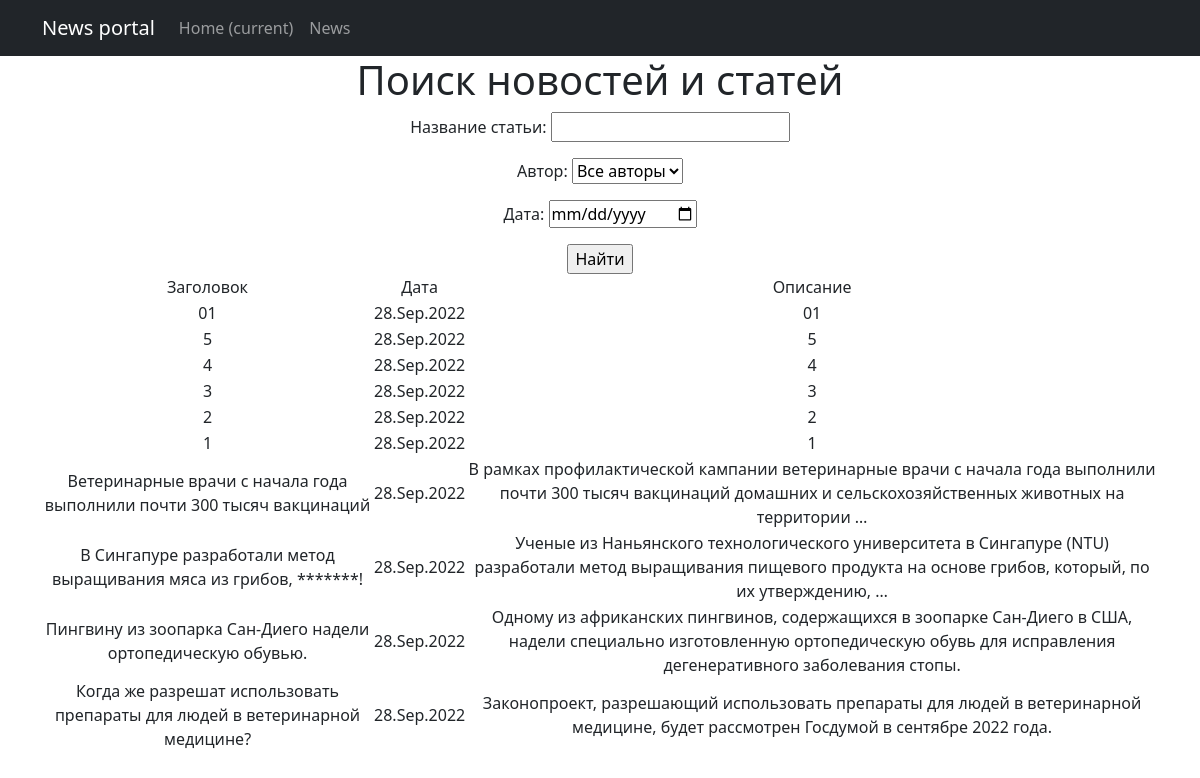
Page /news/search/ on the earlier database version.
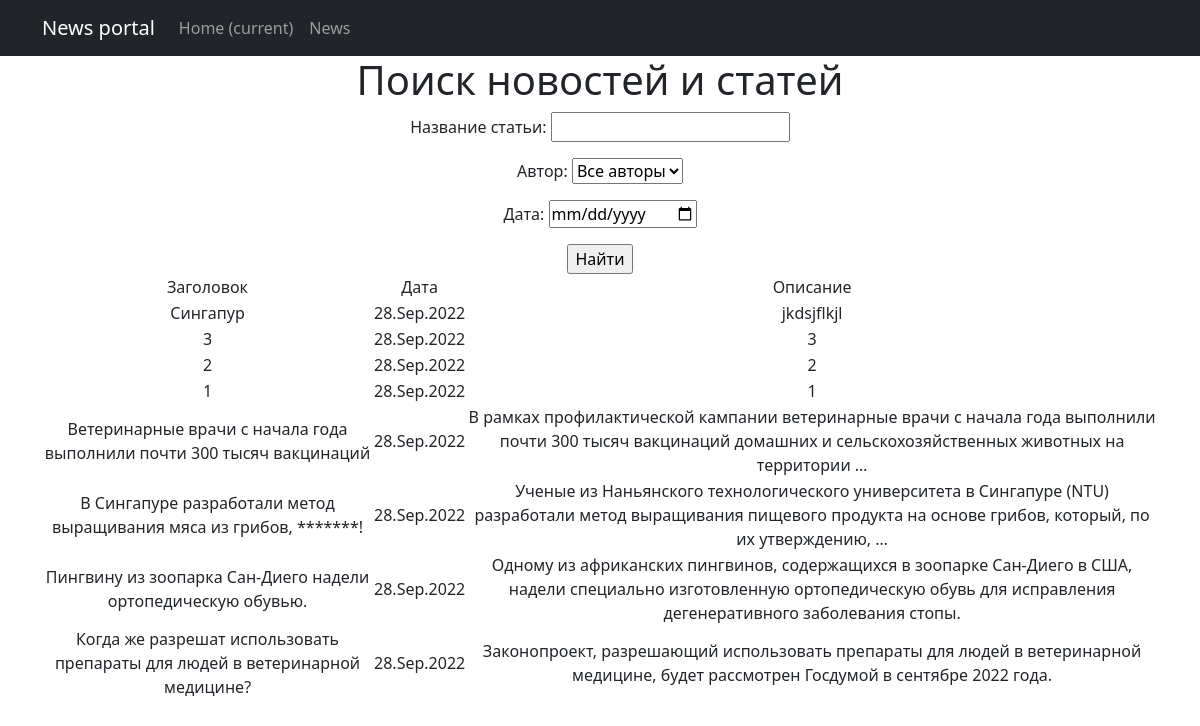
Same page on the later database version.
### news/models.py (models this page shows, shortened)
class Post(models.Model):
    news = 'NW'
    article = 'AR'
    CHOICES = [('article', 'Статья'), ('news', 'Новость')]
    author = models.ForeignKey(Author, on_delete=models.CASCADE)
    category = models.ManyToManyField(Category, through='PostCategory')
    post_type = models.CharField(max_length=20, choices=CHOICES)
    post_date = models.DateTimeField(auto_now_add=True)
    post_title = models.CharField(max_length=255)
    post_text = models.TextField()
    post_rating = models.IntegerField(default=0)

### news/views.py (the view)
# urls.py: path('search/', NewsFilter.as_view(), name='search'),
class NewsFilter(ListView):
    model = Post
    template_name = 'search.html'
    context_object_name = 'news'
    ordering = '-post_date'
    def get_queryset(self):
        queryset = super().get_queryset()
        self.filterset = PostFilter(self.request.GET, queryset)
        return self.filterset.qs
    def get_context_data(self, **kwargs):
        context = super().get_context_data(**kwargs)
        context['filterset'] = self.filterset
        return context

### news/models.py (called while the page is built)
    def __str__(self):
        return f'{self.user.username}'

### news/templatetags/custom_filters.py (called while the page is built)
@register.filter(name='censor')
def censor(value: str):
    if not isinstance(value, str):
        value = str(value)
    for word in re_findall(r'\b\S+\b', value):
        if word.lower() not in filth_list:
            continue
        regex = rf'(?=^|\S+){re_escape(word)}(?=\S+|$)'
        value = re_sub(regex, '*' * len(word), value)
    return value

### templates/search.html (shortened to what this page needs)
{% extends 'flatpages/default.html' %}
{% load custom_filters %}
{% load custom_tags %}
{% block content %}
    <h1> Поиск новостей и статей </h1>
    <form action='' method='get'>
        {{ filterset.form.as_p }}
        <input type='submit' value='Найти'/>
    </form>
    {% if news %}
        <table>
            <tr>
                <td>Заголовок</td>
                <td>Дата</td>
                <td>Описание</td>
            </tr>
            {% for post in news %}
            <tr>
                <td>{{ post.post_title|censor }}</td>
                <td>{{ post.post_date|date:'d.M.Y' }}</td>
                <td>{{ post.post_text|truncatewords:20|censor }}</td>
            </tr>
            {% endfor %}
        </table>
    {% else %}
        <h2>"Новостей нет"</h2>
    {% endif %}
{% endblock content %}

Differences in the rows shown:
removed Post: post_title|censor "01", post_date "28.Sep.2022", post_text|censor "01"
removed Post: post_title|censor "5", post_date "28.Sep.2022", post_text|censor "5"
removed Post: post_title|censor "4", post_date "28.Sep.2022", post_text|censor "4"
added Post: post_title|censor "Сингапур", post_date "28.Sep.2022", post_text|censor "jkdsjflkjl"
